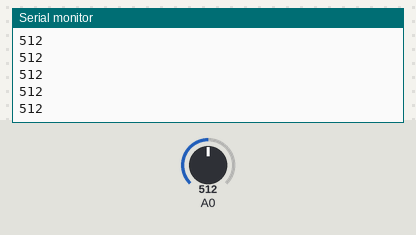
Simulated run of this sketch. Board: Arduino Uno, built with avr-gcc and run on an emulated ATmega328P. On the bench: the last lines printed to the serial monitor. The inputs (shaded band) are chosen by the test bench; at power-on: A0 = 512.

Above: at 1.2 s.
1.3 s: A0 set to 716
At 1.31 s:
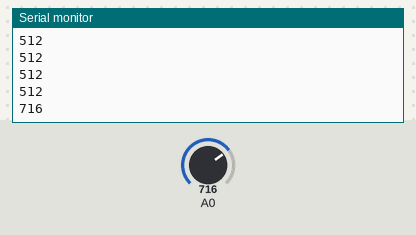
2.8 s: A0 set to 900
At 2.81 s:
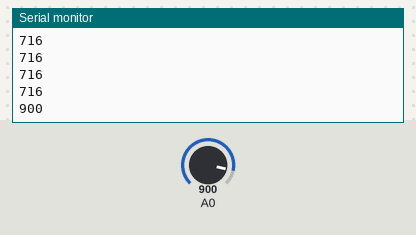
Timing chart, 0 to 5.8 s (numbered marks = the images above; inputs shaded):
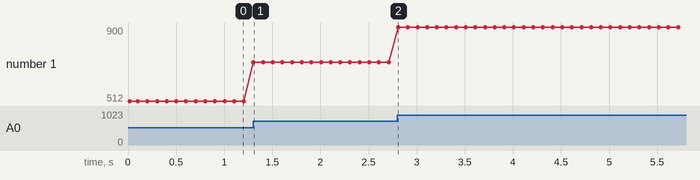

Measured:
- after the input at 1.3 s, the serial monitor: prints a new line at once (image 1)
- after the input at 2.8 s, the serial monitor: prints a new line at once (image 2)
- plotted number 1: 512 → 716 after the input at 1.3 s, 716 → 900 after the input at 2.8 s

The sketch:

test_rangefinder.ino
```cpp
void setup() {
  // put your setup code here, to run once:
  Serial.begin(9600);
  Serial.println("ready to read");
}

void loop() {
  // put your main code here, to run repeatedly:
  int reading = analogRead(A0);
  Serial.println(reading);
  delay(100);
}
```
